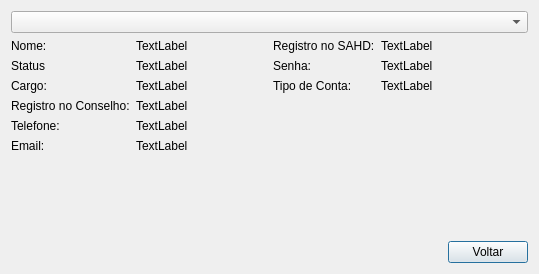
<?xml version="1.0" encoding="UTF-8"?>
<ui version="4.0">
 <class>LeituraUser</class>
 <widget class="QDialog" name="LeituraUser">
  <property name="geometry">
   <rect>
    <x>0</x>
    <y>0</y>
    <width>539</width>
    <height>274</height>
   </rect>
  </property>
  <property name="windowTitle">
   <string>Dados Usuários</string>
  </property>
  <layout class="QHBoxLayout" name="horizontalLayout_2">
   <item>
    <layout class="QVBoxLayout" name="verticalLayout">
     <item>
      <widget class="QComboBox" name="comboBox"/>
     </item>
     <item>
      <layout class="QHBoxLayout" name="horizontalLayout_3">
       <item>
        <layout class="QFormLayout" name="formLayout_2">
         <item row="0" column="0">
          <widget class="QLabel" name="label">
           <property name="text">
            <string>Nome:</string>
           </property>
          </widget>
         </item>
         <item row="0" column="1">
          <widget class="QLabel" name="lbnome">
           <property name="text">
            <string>TextLabel</string>
           </property>
          </widget>
         </item>
         <item row="1" column="0">
          <widget class="QLabel" name="label_3">
           <property name="text">
            <string>Status</string>
           </property>
          </widget>
         </item>
         <item row="1" column="1">
          <widget class="QLabel" name="lbstatus">
           <property name="text">
            <string>TextLabel</string>
           </property>
          </widget>
         </item>
         <item row="2" column="0">
          <widget class="QLabel" name="label_4">
           <property name="text">
            <string>Cargo:</string>
           </property>
          </widget>
         </item>
         <item row="2" column="1">
          <widget class="QLabel" name="lbcargo">
           <property name="text">
            <string>TextLabel</string>
           </property>
          </widget>
         </item>
         <item row="3" column="0">
          <widget class="QLabel" name="label_5">
           <property name="text">
            <string>Registro no Conselho:</string>
           </property>
          </widget>
         </item>
         <item row="3" column="1">
          <widget class="QLabel" name="lbregistro">
           <property name="text">
            <string>TextLabel</string>
           </property>
          </widget>
         </item>
         <item row="4" column="0">
          <widget class="QLabel" name="label_6">
           <property name="text">
            <string>Telefone:</string>
           </property>
          </widget>
         </item>
         <item row="4" column="1">
          <widget class="QLabel" name="lbtelefone">
           <property name="text">
            <string>TextLabel</string>
           </property>
          </widget>
         </item>
         <item row="5" column="0">
          <widget class="QLabel" name="label_7">
           <property name="text">
            <string>Email:</string>
           </property>
          </widget>
         </item>
         <item row="5" column="1">
          <widget class="QLabel" name="lbemail">
           <property name="text">
            <string>TextLabel</string>
           </property>
          </widget>
         </item>
        </layout>
       </item>
       <item>
        <layout class="QFormLayout" name="formLayout">
         <item row="0" column="0">
          <widget class="QLabel" name="label_2">
           <property name="text">
            <string>Registro no SAHD:</string>
           </property>
          </widget>
         </item>
         <item row="0" column="1">
          <widget class="QLabel" name="lbsahd">
           <property name="text">
            <string>TextLabel</string>
           </property>
          </widget>
         </item>
         <item row="1" column="0">
          <widget class="QLabel" name="label_8">
           <property name="text">
            <string>Senha:</string>
           </property>
          </widget>
         </item>
         <item row="1" column="1">
          <widget class="QLabel" name="senha">
           <property name="text">
            <string>TextLabel</string>
           </property>
          </widget>
         </item>
         <item row="2" column="0">
          <widget class="QLabel" name="label_9">
           <property name="text">
            <string>Tipo de Conta:</string>
           </property>
          </widget>
         </item>
         <item row="2" column="1">
          <widget class="QLabel" name="lbtipo">
           <property name="text">
            <string>TextLabel</string>
           </property>
          </widget>
         </item>
        </layout>
       </item>
      </layout>
     </item>
     <item>
      <layout class="QHBoxLayout" name="horizontalLayout">
       <item>
        <spacer name="horizontalSpacer">
         <property name="orientation">
          <enum>Qt::Horizontal</enum>
         </property>
         <property name="sizeHint" stdset="0">
          <size>
           <width>40</width>
           <height>20</height>
          </size>
         </property>
        </spacer>
       </item>
       <item>
        <widget class="QPushButton" name="pushButton">
         <property name="text">
          <string>Voltar</string>
         </property>
        </widget>
       </item>
      </layout>
     </item>
    </layout>
   </item>
  </layout>
 </widget>
 <resources/>
 <connections/>
</ui>
